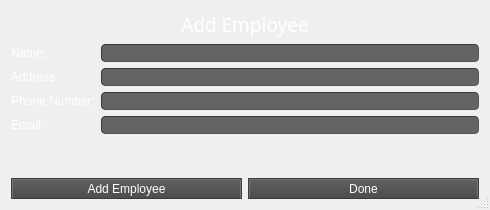
<?xml version="1.0" encoding="UTF-8"?>
<ui version="4.0">
 <class>AddEmployee</class>
 <widget class="QDialog" name="AddEmployee">
  <property name="windowModality">
   <enum>Qt::ApplicationModal</enum>
  </property>
  <property name="geometry">
   <rect>
    <x>0</x>
    <y>0</y>
    <width>490</width>
    <height>210</height>
   </rect>
  </property>
  <property name="windowTitle">
   <string>Add Employee</string>
  </property>
  <property name="styleSheet">
   <string notr="true">background-color: rgb(54, 56, 54);
color: rgb(255, 255, 255);
/*
ElegantDark Style Sheet for QT Applications
Author: Jaime A. Quiroga P.
Company: GTRONICK
Last updated: 17/04/2018
Available at: https://github.com/GTRONICK/QSS/blob/master/ElegantDark.qss
*/
QMainWindow {
	background-color:rgb(82, 82, 82);
}
QTextEdit {
	background-color:rgb(42, 42, 42);
	color: rgb(0, 255, 0);
}
QPushButton{
	border-style: outset;
	border-width: 2px;
	border-top-color: qlineargradient(spread:pad, x1:0.5, y1:0.6, x2:0.5, y2:0.4, stop:0 rgba(115, 115, 115, 255), stop:1 rgba(62, 62, 62, 255));
	border-right-color: qlineargradient(spread:pad, x1:0.4, y1:0.5, x2:0.6, y2:0.5, stop:0 rgba(115, 115, 115, 255), stop:1 rgba(62, 62, 62, 255));
	border-left-color: qlineargradient(spread:pad, x1:0.6, y1:0.5, x2:0.4, y2:0.5, stop:0 rgba(115, 115, 115, 255), stop:1 rgba(62, 62, 62, 255));
	border-bottom-color: rgb(58, 58, 58);
	border-bottom-width: 1px;
	border-style: solid;
	color: rgb(255, 255, 255);
	padding: 2px;
	background-color: qlineargradient(spread:pad, x1:0.5, y1:1, x2:0.5, y2:0, stop:0 rgba(77, 77, 77, 255), stop:1 rgba(97, 97, 97, 255));
}
QPushButton:hover{
	border-style: outset;
	border-width: 2px;
	border-top-color: qlineargradient(spread:pad, x1:0.5, y1:0.6, x2:0.5, y2:0.4, stop:0 rgba(180, 180, 180, 255), stop:1 rgba(110, 110, 110, 255));
	border-right-color: qlineargradient(spread:pad, x1:0.4, y1:0.5, x2:0.6, y2:0.5, stop:0 rgba(180, 180, 180, 255), stop:1 rgba(110, 110, 110, 255));
	border-left-color: qlineargradient(spread:pad, x1:0.6, y1:0.5, x2:0.4, y2:0.5, stop:0 rgba(180, 180, 180, 255), stop:1 rgba(110, 110, 110, 255));
	border-bottom-color: rgb(115, 115, 115);
	border-bottom-width: 1px;
	border-style: solid;
	color: rgb(255, 255, 255);
	padding: 2px;
	background-color: qlineargradient(spread:pad, x1:0.5, y1:1, x2:0.5, y2:0, stop:0 rgba(107, 107, 107, 255), stop:1 rgba(157, 157, 157, 255));
}
QPushButton:pressed{
	border-style: outset;
	border-width: 2px;
	border-top-color: qlineargradient(spread:pad, x1:0.5, y1:0.6, x2:0.5, y2:0.4, stop:0 rgba(62, 62, 62, 255), stop:1 rgba(22, 22, 22, 255));
	border-right-color: qlineargradient(spread:pad, x1:0.4, y1:0.5, x2:0.6, y2:0.5, stop:0 rgba(115, 115, 115, 255), stop:1 rgba(62, 62, 62, 255));
	border-left-color: qlineargradient(spread:pad, x1:0.6, y1:0.5, x2:0.4, y2:0.5, stop:0 rgba(115, 115, 115, 255), stop:1 rgba(62, 62, 62, 255));
	border-bottom-color: rgb(58, 58, 58);
	border-bottom-width: 1px;
	border-style: solid;
	color: rgb(255, 255, 255);
	padding: 2px;
	background-color: qlineargradient(spread:pad, x1:0.5, y1:1, x2:0.5, y2:0, stop:0 rgba(77, 77, 77, 255), stop:1 rgba(97, 97, 97, 255));
}
QPushButton:disabled{
	border-style: outset;
	border-width: 2px;
	border-top-color: qlineargradient(spread:pad, x1:0.5, y1:0.6, x2:0.5, y2:0.4, stop:0 rgba(115, 115, 115, 255), stop:1 rgba(62, 62, 62, 255));
	border-right-color: qlineargradient(spread:pad, x1:0.4, y1:0.5, x2:0.6, y2:0.5, stop:0 rgba(115, 115, 115, 255), stop:1 rgba(62, 62, 62, 255));
	border-left-color: qlineargradient(spread:pad, x1:0.6, y1:0.5, x2:0.4, y2:0.5, stop:0 rgba(115, 115, 115, 255), stop:1 rgba(62, 62, 62, 255));
	border-bottom-color: rgb(58, 58, 58);
	border-bottom-width: 1px;
	border-style: solid;
	color: rgb(0, 0, 0);
	padding: 2px;
	background-color: qlineargradient(spread:pad, x1:0.5, y1:1, x2:0.5, y2:0, stop:0 rgba(57, 57, 57, 255), stop:1 rgba(77, 77, 77, 255));
}
QLineEdit {
	border-width: 1px; border-radius: 4px;
	border-color: rgb(58, 58, 58);
	border-style: inset;
	padding: 0 8px;
	color: rgb(255, 255, 255);
	background:rgb(100, 100, 100);
	selection-background-color: rgb(187, 187, 187);
	selection-color: rgb(60, 63, 65);
}
QLabel {
	color:rgb(255,255,255);	
}
QProgressBar {
	text-align: center;
	color: rgb(240, 240, 240);
	border-width: 1px; 
	border-radius: 10px;
	border-color: rgb(58, 58, 58);
	border-style: inset;
	background-color:rgb(77,77,77);
}
QProgressBar::chunk {
	background-color: qlineargradient(spread:pad, x1:0.5, y1:0.7, x2:0.5, y2:0.3, stop:0 rgba(87, 97, 106, 255), stop:1 rgba(93, 103, 113, 255));
	border-radius: 5px;
}
QMenuBar {
	background:rgb(82, 82, 82);
}
QMenuBar::item {
	color:rgb(223,219,210);
	spacing: 3px;
	padding: 1px 4px;
	background: transparent;
}

QMenuBar::item:selected {
	background:rgb(115, 115, 115);
}
QMenu::item:selected {
	color:rgb(255,255,255);
	border-width:2px;
	border-style:solid;
	padding-left:18px;
	padding-right:8px;
	padding-top:2px;
	padding-bottom:3px;
	background:qlineargradient(spread:pad, x1:0.5, y1:0.7, x2:0.5, y2:0.3, stop:0 rgba(87, 97, 106, 255), stop:1 rgba(93, 103, 113, 255));
	border-top-color: qlineargradient(spread:pad, x1:0.5, y1:0.6, x2:0.5, y2:0.4, stop:0 rgba(115, 115, 115, 255), stop:1 rgba(62, 62, 62, 255));
	border-right-color: qlineargradient(spread:pad, x1:0.4, y1:0.5, x2:0.6, y2:0.5, stop:0 rgba(115, 115, 115, 255), stop:1 rgba(62, 62, 62, 255));
	border-left-color: qlineargradient(spread:pad, x1:0.6, y1:0.5, x2:0.4, y2:0.5, stop:0 rgba(115, 115, 115, 255), stop:1 rgba(62, 62, 62, 255));
	border-bottom-color: rgb(58, 58, 58);
	border-bottom-width: 1px;
}
QMenu::item {
	color:rgb(223,219,210);
	background-color:rgb(78,78,78);
	padding-left:20px;
	padding-top:4px;
	padding-bottom:4px;
	padding-right:10px;
}
QMenu{
	background-color:rgb(78,78,78);
}
QTabWidget {
	color:rgb(0,0,0);
	background-color:rgb(247,246,246);
}
QTabWidget::pane {
		border-color: rgb(77,77,77);
		background-color:rgb(101,101,101);
		border-style: solid;
		border-width: 1px;
    	border-radius: 6px;
}
QTabBar::tab {
	padding:2px;
	color:rgb(250,250,250);
  	background-color: qlineargradient(spread:pad, x1:0.5, y1:1, x2:0.5, y2:0, stop:0 rgba(77, 77, 77, 255), stop:1 rgba(97, 97, 97, 255));
	border-style: solid;
	border-width: 2px;
  	border-top-right-radius:4px;
   border-top-left-radius:4px;
	border-top-color: qlineargradient(spread:pad, x1:0.5, y1:0.6, x2:0.5, y2:0.4, stop:0 rgba(115, 115, 115, 255), stop:1 rgba(95, 92, 93, 255));
	border-right-color: qlineargradient(spread:pad, x1:0.4, y1:0.5, x2:0.6, y2:0.5, stop:0 rgba(115, 115, 115, 255), stop:1 rgba(95, 92, 93, 255));
	border-left-color: qlineargradient(spread:pad, x1:0.6, y1:0.5, x2:0.4, y2:0.5, stop:0 rgba(115, 115, 115, 255), stop:1 rgba(95, 92, 93, 255));
	border-bottom-color: rgb(101,101,101);
}
QTabBar::tab:selected, QTabBar::tab:last:selected, QTabBar::tab:hover {
  	background-color:rgb(101,101,101);
  	margin-left: 0px;
  	margin-right: 1px;
}
QTabBar::tab:!selected {
    	margin-top: 1px;
		margin-right: 1px;
}
QCheckBox {
	color:rgb(223,219,210);
	padding: 2px;
}
QCheckBox:hover {
	border-radius:4px;
	border-style:solid;
	padding-left: 1px;
	padding-right: 1px;
	padding-bottom: 1px;
	padding-top: 1px;
	border-width:1px;
	border-color: rgb(87, 97, 106);
	background-color:qlineargradient(spread:pad, x1:0.5, y1:0.7, x2:0.5, y2:0.3, stop:0 rgba(87, 97, 106, 150), stop:1 rgba(93, 103, 113, 150));
}
QCheckBox::indicator:checked {
	border-radius:4px;
	border-style:solid;
	border-width:1px;
	border-color: rgb(180,180,180);
  	background-color:qlineargradient(spread:pad, x1:0.5, y1:0.7, x2:0.5, y2:0.3, stop:0 rgba(87, 97, 106, 255), stop:1 rgba(93, 103, 113, 255));
}
QCheckBox::indicator:unchecked {
	border-radius:4px;
	border-style:solid;
	border-width:1px;
	border-color: rgb(87, 97, 106);
  	background-color:rgb(255,255,255);
}
QStatusBar {
	color:rgb(240,240,240);
}</string>
  </property>
  <property name="sizeGripEnabled">
   <bool>true</bool>
  </property>
  <property name="modal">
   <bool>false</bool>
  </property>
  <layout class="QVBoxLayout" name="verticalLayout_2">
   <item>
    <layout class="QVBoxLayout" name="verticalLayout">
     <item>
      <widget class="QLabel" name="header_label">
       <property name="enabled">
        <bool>true</bool>
       </property>
       <property name="sizePolicy">
        <sizepolicy hsizetype="Preferred" vsizetype="Fixed">
         <horstretch>0</horstretch>
         <verstretch>0</verstretch>
        </sizepolicy>
       </property>
       <property name="font">
        <font>
         <family>Arial Black</family>
         <pointsize>14</pointsize>
        </font>
       </property>
       <property name="autoFillBackground">
        <bool>false</bool>
       </property>
       <property name="text">
        <string>Add Employee</string>
       </property>
       <property name="alignment">
        <set>Qt::AlignCenter</set>
       </property>
      </widget>
     </item>
     <item>
      <layout class="QFormLayout" name="formLayout">
       <item row="0" column="0">
        <widget class="QLabel" name="name_label">
         <property name="text">
          <string>Name:</string>
         </property>
        </widget>
       </item>
       <item row="0" column="1">
        <widget class="QLineEdit" name="name_line_edit"/>
       </item>
       <item row="1" column="0">
        <widget class="QLabel" name="address_label">
         <property name="text">
          <string>Address:</string>
         </property>
        </widget>
       </item>
       <item row="1" column="1">
        <widget class="QLineEdit" name="address_line_edit"/>
       </item>
       <item row="2" column="0">
        <widget class="QLabel" name="phone_number_label">
         <property name="text">
          <string>Phone Number:</string>
         </property>
        </widget>
       </item>
       <item row="2" column="1">
        <widget class="QLineEdit" name="phone_number_line_edit"/>
       </item>
       <item row="3" column="0">
        <widget class="QLabel" name="email_label">
         <property name="text">
          <string>Email:</string>
         </property>
        </widget>
       </item>
       <item row="3" column="1">
        <widget class="QLineEdit" name="email_line_edit"/>
       </item>
      </layout>
     </item>
     <item>
      <widget class="QLabel" name="results_label">
       <property name="text">
        <string/>
       </property>
       <property name="alignment">
        <set>Qt::AlignCenter</set>
       </property>
      </widget>
     </item>
     <item>
      <layout class="QHBoxLayout" name="horizontalLayout">
       <property name="sizeConstraint">
        <enum>QLayout::SetNoConstraint</enum>
       </property>
       <item>
        <widget class="QPushButton" name="insert_employee_btn">
         <property name="text">
          <string>Add Employee</string>
         </property>
        </widget>
       </item>
       <item>
        <widget class="QPushButton" name="done_btn">
         <property name="text">
          <string>Done</string>
         </property>
        </widget>
       </item>
      </layout>
     </item>
    </layout>
   </item>
  </layout>
 </widget>
 <resources/>
 <connections/>
</ui>
